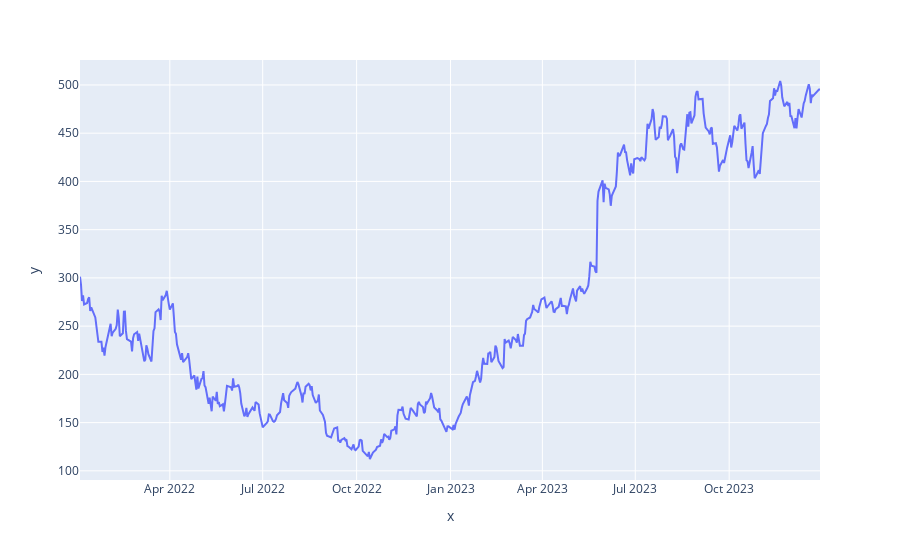

The notebook cell saved with this chart:
### Code cell
# Import the plotting library
import matplotlib.pyplot as plt
import yfinance as yf

# Get the data of the stock AAPL
data = yf.download("NVDA", "2022-01-01", "2024-01-01")

# Plot the close price of the AAPL
fig = px.line(x=data["Close"].index, y=data["Close"])
fig.show()

### Figure 1 — Plotly figure (JSON) as saved in the notebook; plotly's stock layout.template omitted (floating-point values rounded to 4 significant figures; data arrays with more than 128 entries replaced by an {"elided": "..."} marker saying what was removed)
{"data": [{"hovertemplate": "x=%{x}<br>y=%{y}<extra></extra>", "legendgroup": "", "line": {"color": "#636efa", "dash": "solid"}, "marker": {"symbol": "circle"}, "mode": "lines", "name": "", "orientation": "v", "showlegend": false, "type": "scatter", "x": {"elided": "501 str values"}, "xaxis": "x", "y": {"elided": "501 float values"}, "yaxis": "y"}], "layout": {"legend": {"tracegroupgap": 0}, "margin": {"t": 60}, "xaxis": {"anchor": "y", "domain": [0, 1], "title": {"text": "x"}}, "yaxis": {"anchor": "x", "domain": [0, 1], "title": {"text": "y"}}}}
